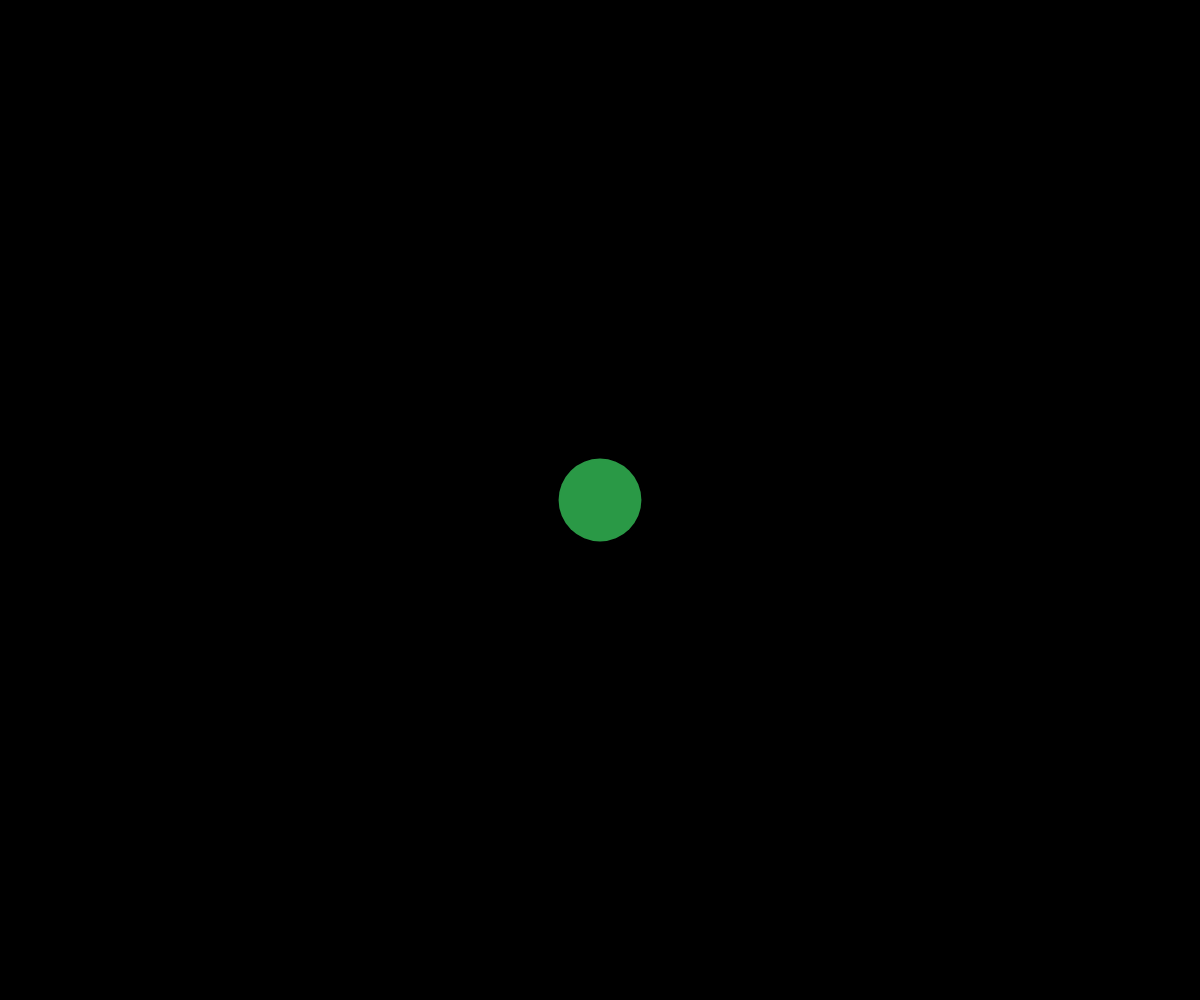
Frame 1 (no input)
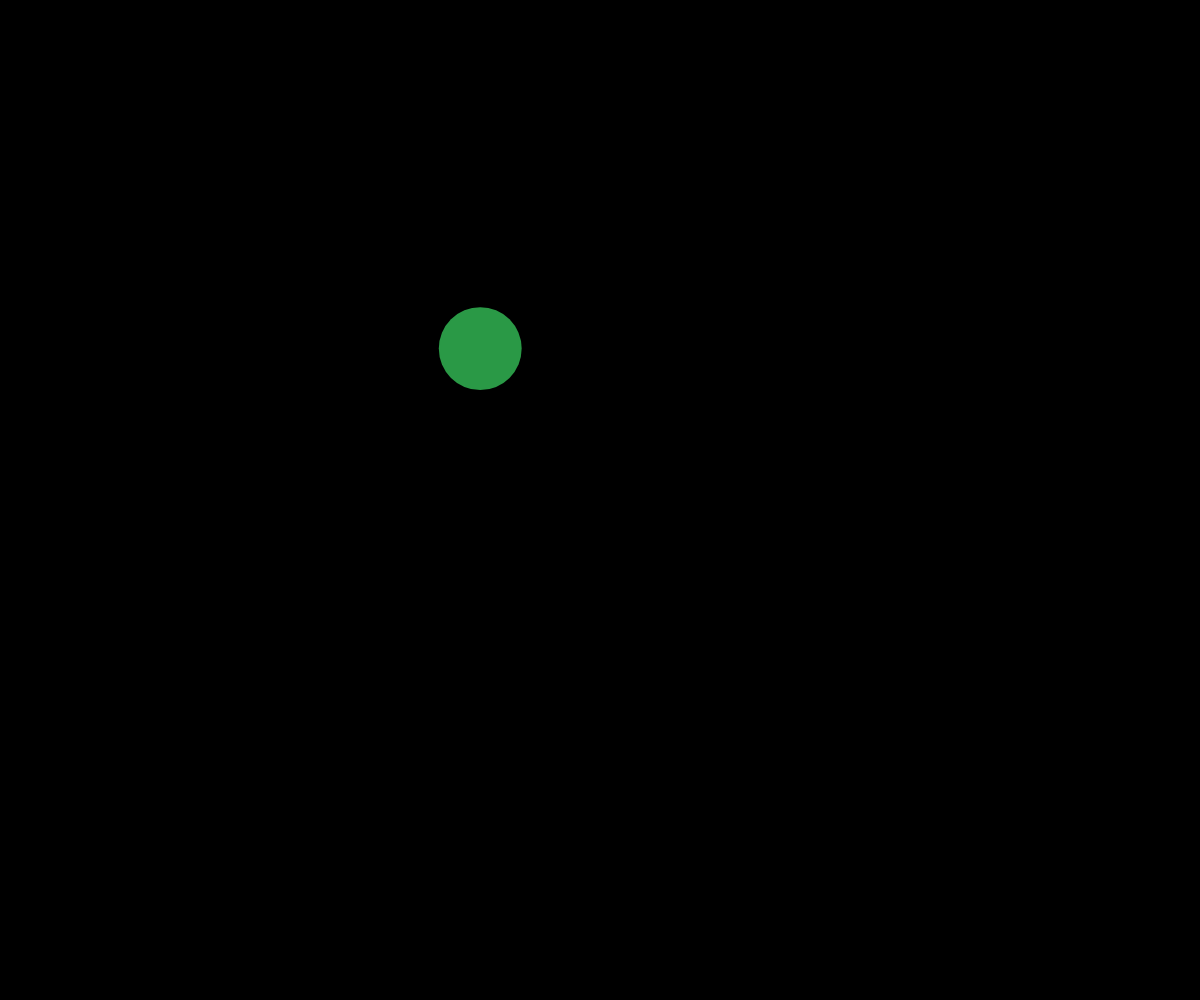
Frame 60 (no input)
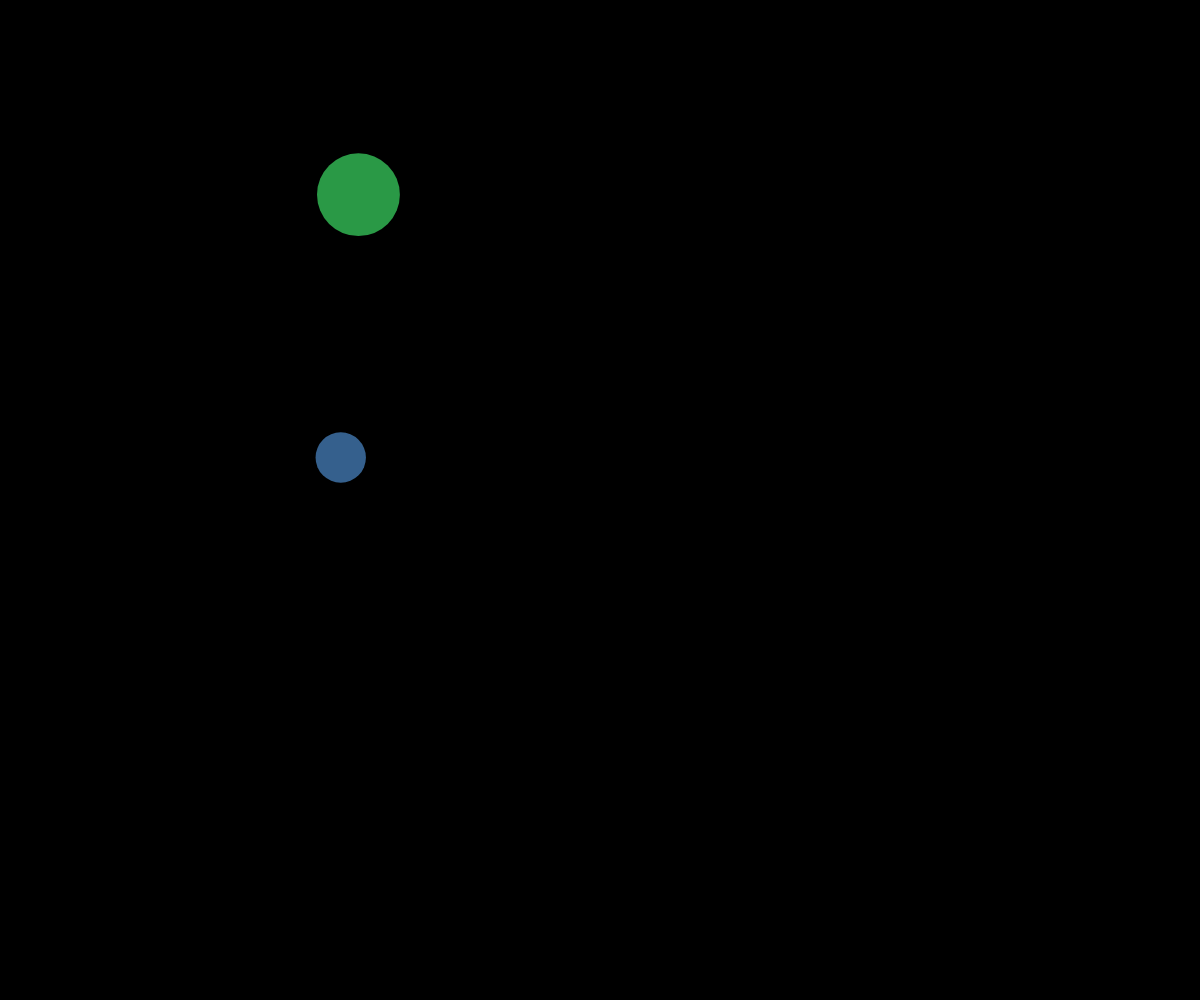
Frame 120 (the mouse pressed at the canvas centre since frame 60)

The p5.js sketch that drew these frames (run headless with seeded random() and noise() and a simulated clock; from frame 60 on, the mouse is pressed at the canvas centre):

// p5.js sketch
// ── sketch.js
// Project Title
// Your Name
// Date
//
// Extra for Experts:
// - describe what you did to take this project "above and beyond"

// let myBall;
let ballArray = [];

function setup() {
  createCanvas(windowWidth, windowHeight);
  let myBall = new Ball(width/2, height/2);
  ballArray.push(myBall);
}

function draw() {
  background("black");

  for (let i=0; i<ballArray.length; i++) {
    for (let j=0; j<ballArray.length; j++) {
      if (i !== j) {
        // dont check if hitting yourself
        ballArray[i].checkCollisionWith(ballArray[j]);
      }
    }
    ballArray[i].display();
    ballArray[i].move();
  }
}

function mousePressed() {
  let myBall = new Ball(mouseX, mouseY);
  ballArray.push(myBall);
}

class Ball {
  constructor(x, y) {
    this.x = x;
    this.y = y;
    this.radius = random(20, 50);
    this.theColor = color(random(255), random(255), random(255), random(255));
    this.dx = random(-5, 5);
    this.dy = random(-5, 5);
  }
  display() {
    noStroke();
    fill(this.theColor);
    circle(this.x, this.y, this.radius*2);
  }
  move() {
    this.x += this.dx;
    this.y += this.dy;

    // check for edge bounce
    if (this.x - this.radius < 0 || this.x + this.radius > width) {
      this.dx*= -1;
    }
    if (this.y - this.radius < 0 || this.y + this.radius > height) {
      this.dy*= -1;
    }
  }
  checkCollisionWith(otherBall) {
    let distanceBetween = dist(this.x, this.y, otherBall.x, otherBall.y);
    let radiSum = this.radius + otherBall.radius;
    if (distanceBetween < radiSum) {
      // we hit!!
      this.theColor = "red";
      otherBall.theColor = "red";

      // crappy collision resolution
      let tempDx = this.dx;
      let tempDy = this.dy;

      this.dx = otherBall.dx;
      this.dy = otherBall.dy;

      otherBall.dx = tempDx;
      otherBall.dy = tempDy;
    }
  }
}
